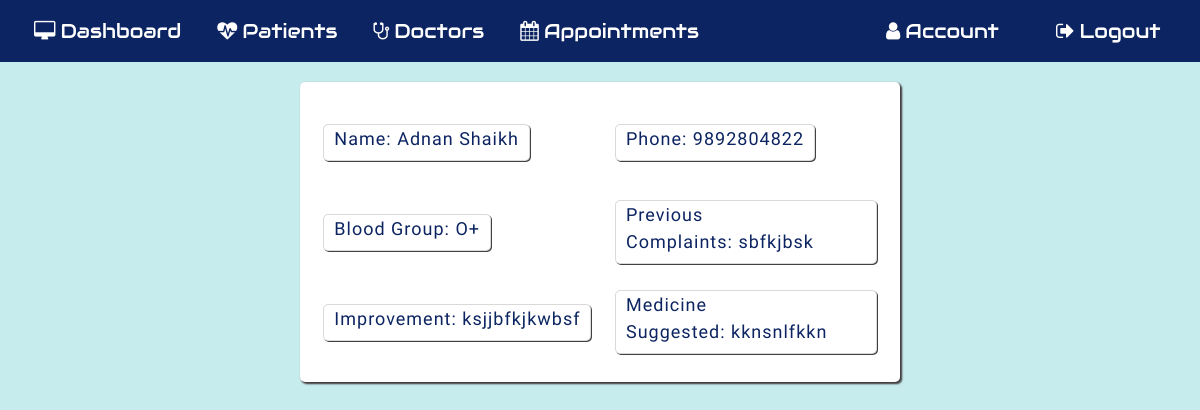
The app's page /viewapp/2 (signed in) with its own data.
### application/routes.py (models this page shows, shortened)
class Patient(db.Model):
  __tablename__ = 'Patient'
  id = db.Column(db.Integer, primary_key=True)
  pname = db.Column(db.String(20))
  age= db.Column(db.String(20))
  phone=db.Column(db.String(20))
  gender=db.Column(db.String(10))
  bgroup=db.Column(db.String(5))
  state=db.Column(db.String(15))
  address=db.Column(db.String(100))
  mstatus=db.Column(db.String(10))
  complaint=db.Column(db.String(5000))
  improvement=db.Column(db.String(5000))
  medicine_suggested=db.Column(db.String(5000))
  pat_image = db.Column(db.String(20), nullable=False, default='default.jpg')

### application/routes.py (the view)
@app.route('/viewapp/<id>',methods=['POST','GET'])
def viewapp(id):
  if 'username' in session:
    pat=Patient.query.filter_by(id=id).first()
    pname=pat.pname
    appointment= Appointments.query.filter_by(pname=pname).all()
    if request.method=='GET':
      return render_template('viewapp.html',appointment=appointment, pat=pat)
    return render_template('viewapp.html',appointment=appointment, pat=pat)

### application/templates/viewapp.html (shortened to what this page needs)
{% extends 'layout.html' %}{% include 'includes/nav.html' %} {% block content%}
<section id="viewapp">
  <div class="outer-container">
    <div class="container-view">
      <form action="" method="GET">
        <div class="row row-view">
          <div class="col-5 col-view">
            <div class="inner-col">
              <label for="">Name:&nbsp;{{ pat.pname }}</label>
            </div>
          </div>
          <div class="col-5 col-view">
            <div class="inner-col">
              <label for="">Phone:&nbsp;{{pat.phone}}</label>
            </div>
          </div>
        </div>
        <div class="row row-view">
          <div class="col-5 col-view">
            <div class="inner-col">
              <label for="">Blood Group:&nbsp;{{ pat.bgroup }}</label>
            </div>
          </div>
          <div class="col-5 col-view">
            <div class="inner-col">
              <label for="">Previous Complaints:&nbsp;{{pat.complaint}}</label>
            </div>
          </div>
        </div>
        <div class="row row-view">
          <div class="col-5 col-view">
            <div class="inner-col">
              <label for="">Improvement:&nbsp;{{ pat.improvement }}</label>
            </div>
          </div>
          <div class="col-5 col-view">
            <div class="inner-col">
              <label for=""
                >Medicine Suggested:&nbsp;{{pat.medicine_suggested}}</label
              >
            </div>
          </div>
        </div>
      </form>
    </div>
  </div>
</section>
{% endblock content%}

### application/static/main.css (style rules this page uses)
body { background: #c7ecee; width: 100vw; background-size: cover; background-position: center; font-family: "Dosis", sans-serif; }

### application/static/patrcd.css (style rules this page uses)
body { counter-reset: Serial; }

### application/static/viewapp.css (style rules this page uses)
#viewapp { display: flex; flex-direction: row; justify-content: center; }
.outer-container { height: 100vh; }
.container-view { margin-top: 20px; height: 300px; width: 600px; display: flex; flex-direction: column; align-items: center; justify-content: center; background: white; border-radius: 5px; box-shadow: 2px 2px 2px rgb(68, 64, 64), 1px 1px 2px rgb(68, 64, 64); }
.row-view { height: 90px; width: 700px; display: flex; flex-direction: row; justify-content: center; }
.col-5 { display: flex; align-items: center; font-size: 18px; letter-spacing: 1px; color: #0c2461; }
.inner-col { padding: 0 10px; box-shadow: 1px 1px rgb(68, 64, 64); border-radius: 5px; border: 1px solid rgba(68, 64, 64, 0.2); }

### application/static/appointment.css (style rules this page uses)
.outer-container { height: 100%; display: flex; flex-direction: column; justify-content: space-around; align-items: center; }

### application/static/commonstyle.css (style rules this page uses)
label { color: #0c2461; }

### records on screen
Patient: pname "Adnan Shaikh", phone "9892804822", bgroup "O+", complaint "sbfkjbsk", improvement "ksjjbfkjkwbsf", medicine_suggested "kknsnlfkkn"
